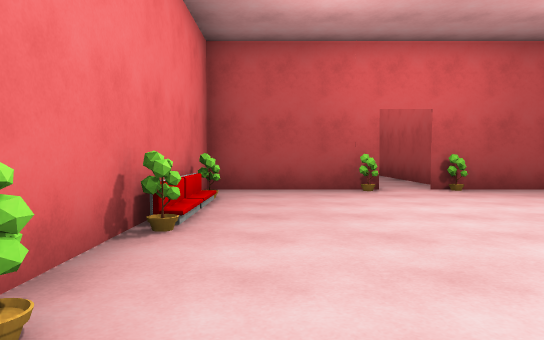
[1] (above)

24 first-person views from a walk through a 3-D level made in the Unity game engine. The camera is 1.2 m above the floor, tilts 2° down and sees 70° across. The floor is counted in squares, 1.8 m on a side. Each view is taken from the middle of a square. On the plan, view 1 faces up. The plan holds only what a view shows up to about 11 squares ahead; the rest is blank. The place goes on beyond the plan. The player is left out. Surface patterns are stand-ins for the level's own textures.

[2]
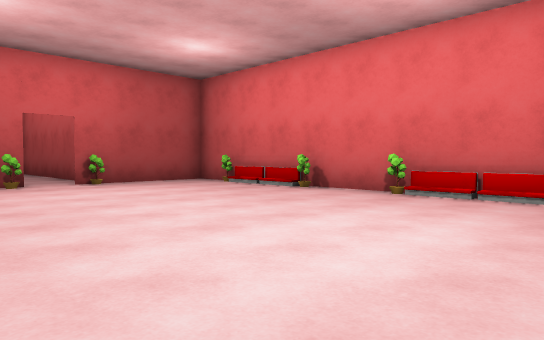

[3]
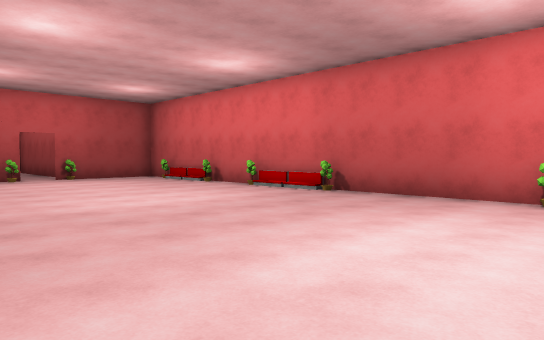

[4]
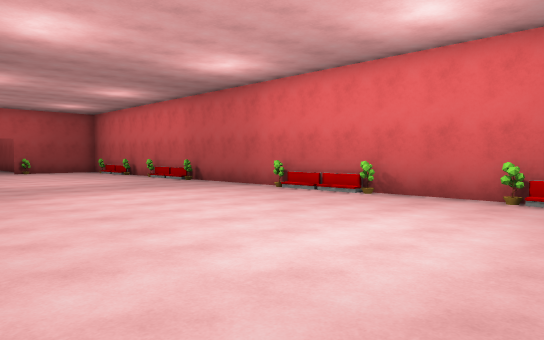

[5]
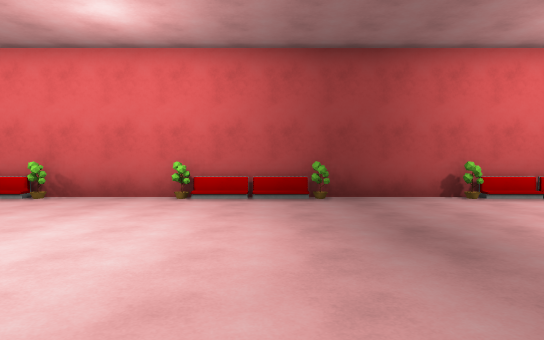

[6]
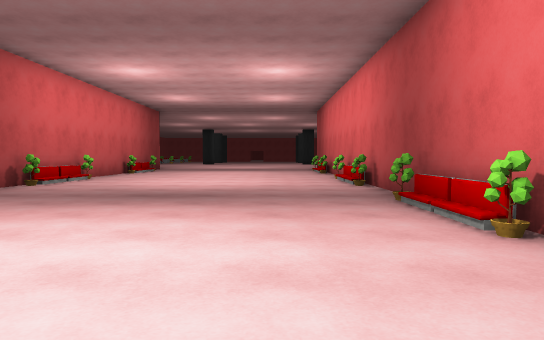

[7]
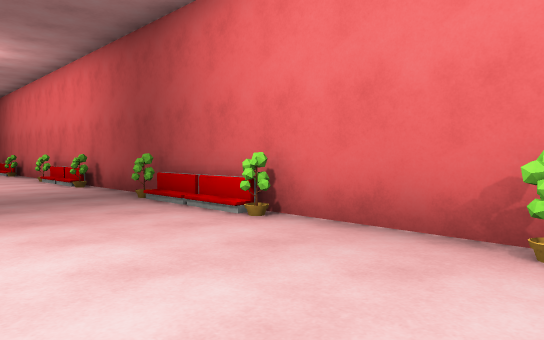

[8]
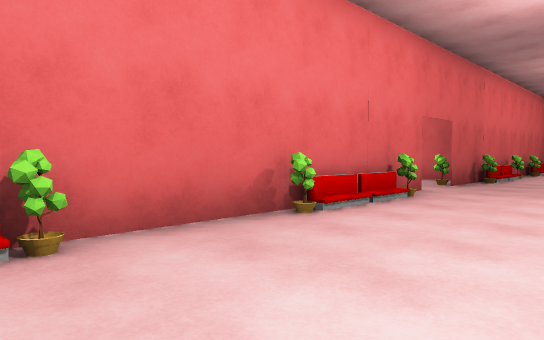

[9]
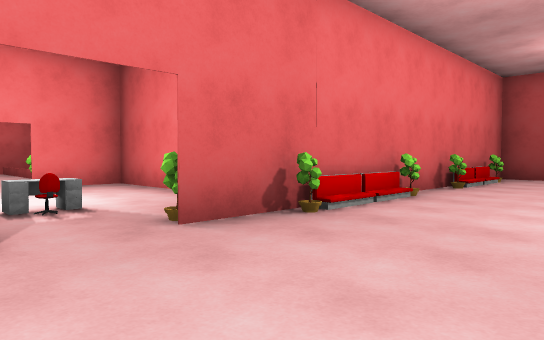

[10]
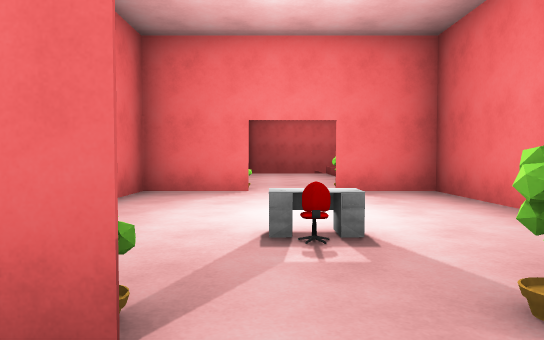

[11]
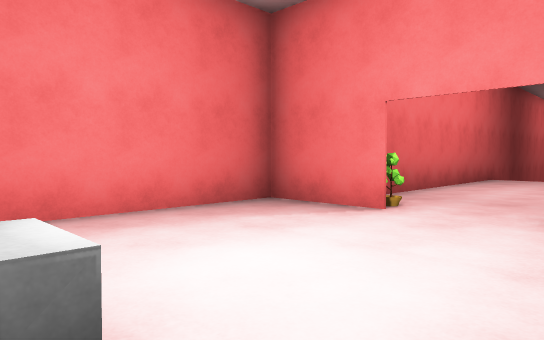

[12]
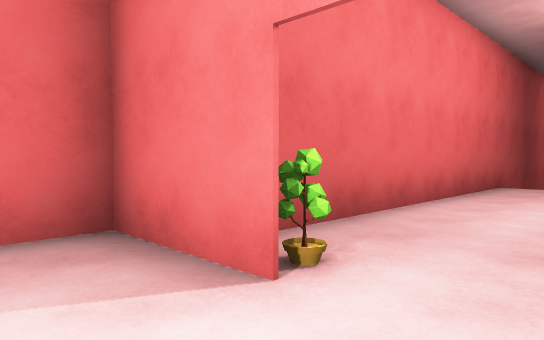

[13]
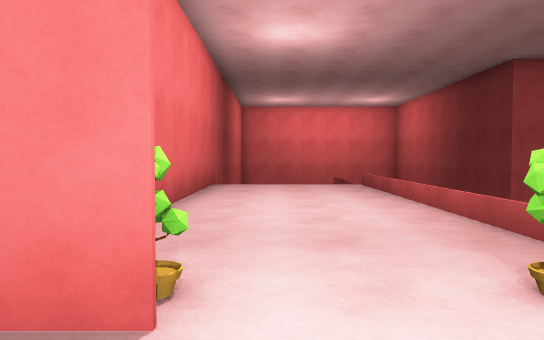

[14]
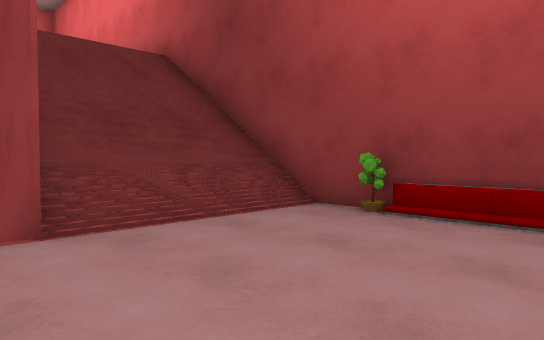

[15]
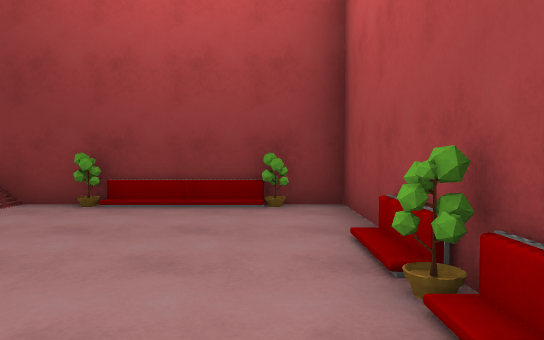

[16]
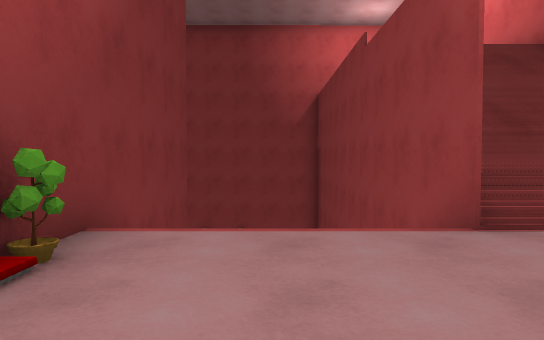

[17]
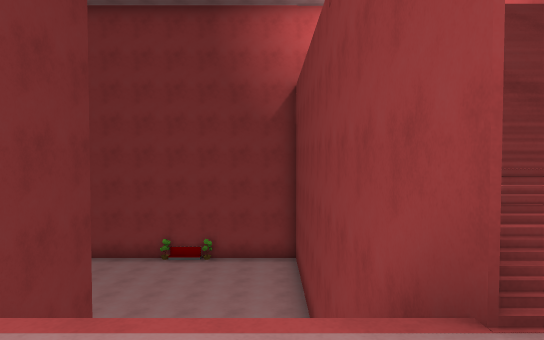

[18]
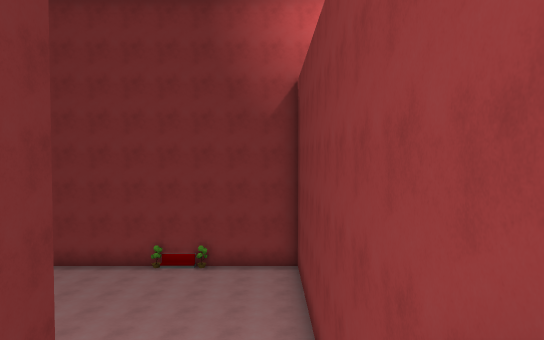

[19]
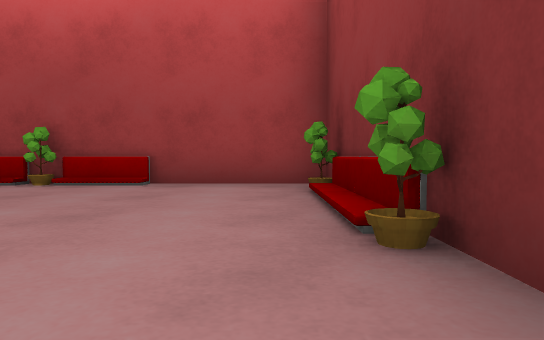

[20]
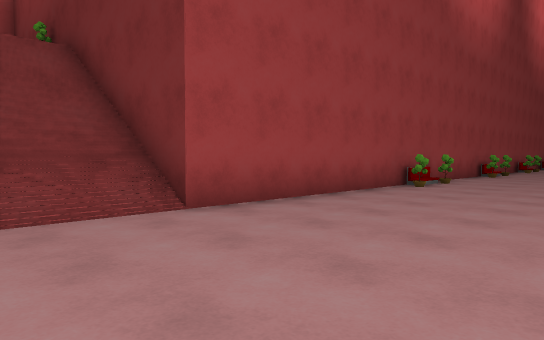

[21]
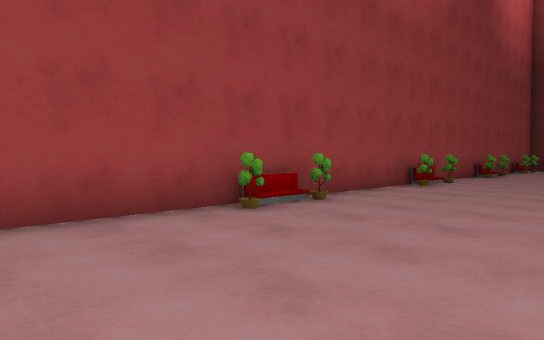

[22]
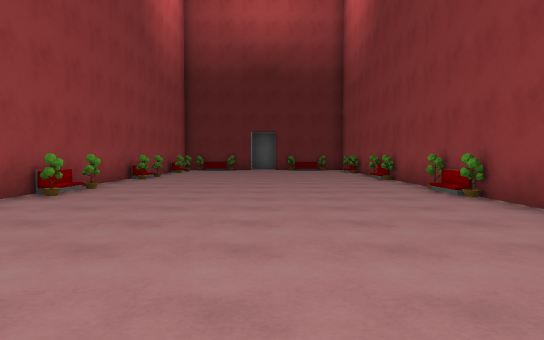

[23]
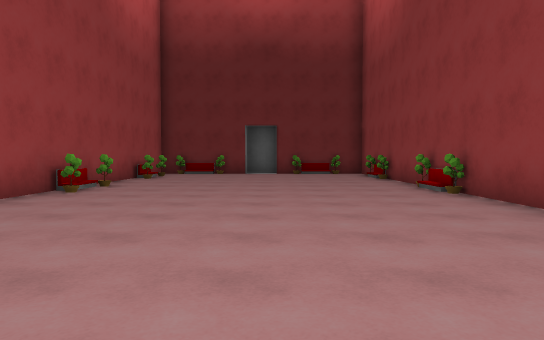

[24]
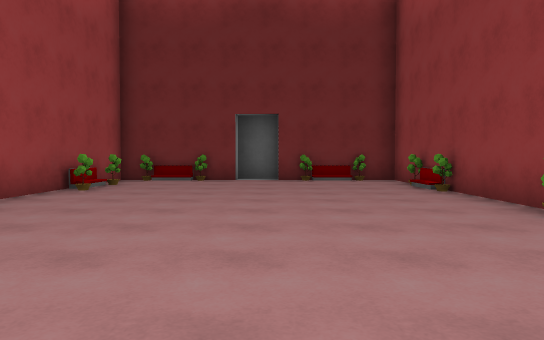

### Floor plan
Key: @ floor where view 1 was taken; # wall or solid block; . main floor; - floor 5.25 m lower than the main floor; _ floor 10.25 m lower than the main floor; / step, stairs or slope; = window, fence, low wall or low ledge; v drop or lower ground; O other object.
Columns run from 24 left of view 1 to 7 right of it. Each row starts with its distance up from view 1.
 25          #OOv#OO#
 24          #_O_____#
 23          O______O
 22          O_______#
 21          #______O
 20          #_______#
 19          O_______#
 18          #______O
 17          OO_____O
 16          #_______#
 15          #_______#
 14          O______O
 13          O_______#
 12          #______O
 11          #_______#          v
 10          #_______           v
  9          O______            v
  8          #______       ###O#O##
  7          O_____       #........#
  6          #____         O......O#
  5          #______      #O.......#
  4          #______       v.......#
  3          #______       O......O#
  2 v#########______      #........#
  1 #O-O-////_______       O......O#
  0 #----////_______       O@......#
 -1 O----/    ______####  #O......O#
 -2 O----###=.......#......#.......#
 -3 #----////.......O.....O#.......#
 -4 #----////............O.........#
 -5 #O-O-////.......O....O.O.......#
 -6   # #############....  O......O#
 -7                  ######/.......#
 -8                       #/......O#
 -9                        O.......#
-10                       #........#
-11                        O......O#
-12                       #O.......#
-13                       #/.......#
-14                        O......O#
-15                       #........#
-16                       #........#
-17                        O......O#
-18                       #/.......#
-19                       #O.......

Where each view was taken, in squares from view 1:
view 1: 0 up, 0 right, facing up
view 2: 2 down, 0 right, facing up-right
view 3: 7 down, 1 left, facing up-right
view 4: 13 down, 1 left, facing up-right
view 5: 13 down, 1 left, facing right
view 6: 8 down, 1 right, facing down
view 7: 8 down, 2 right, facing down-left
view 8: 12 down, 2 right, facing up-left
view 9: 5 down, 2 right, facing up-left
view 10: 4 down, 0 right, facing left
view 11: 2 down, 3 left, facing down-left
view 12: 3 down, 6 left, facing down-left
view 13: 4 down, 6 left, facing left
view 14: 1 down, 23 left, facing down-right
view 15: 0 up, 23 left, facing down
view 16: 0 up, 23 left, facing right
view 17: 1 down, 21 left, facing right
view 18: 1 down, 20 left, facing right
view 19: 1 up, 19 left, facing left
view 20: 1 down, 11 left, facing up-left
view 21: 4 up, 11 left, facing up-left
view 22: 6 up, 11 left, facing up
view 23: 10 up, 11 left, facing up
view 24: 14 up, 11 left, facing up
